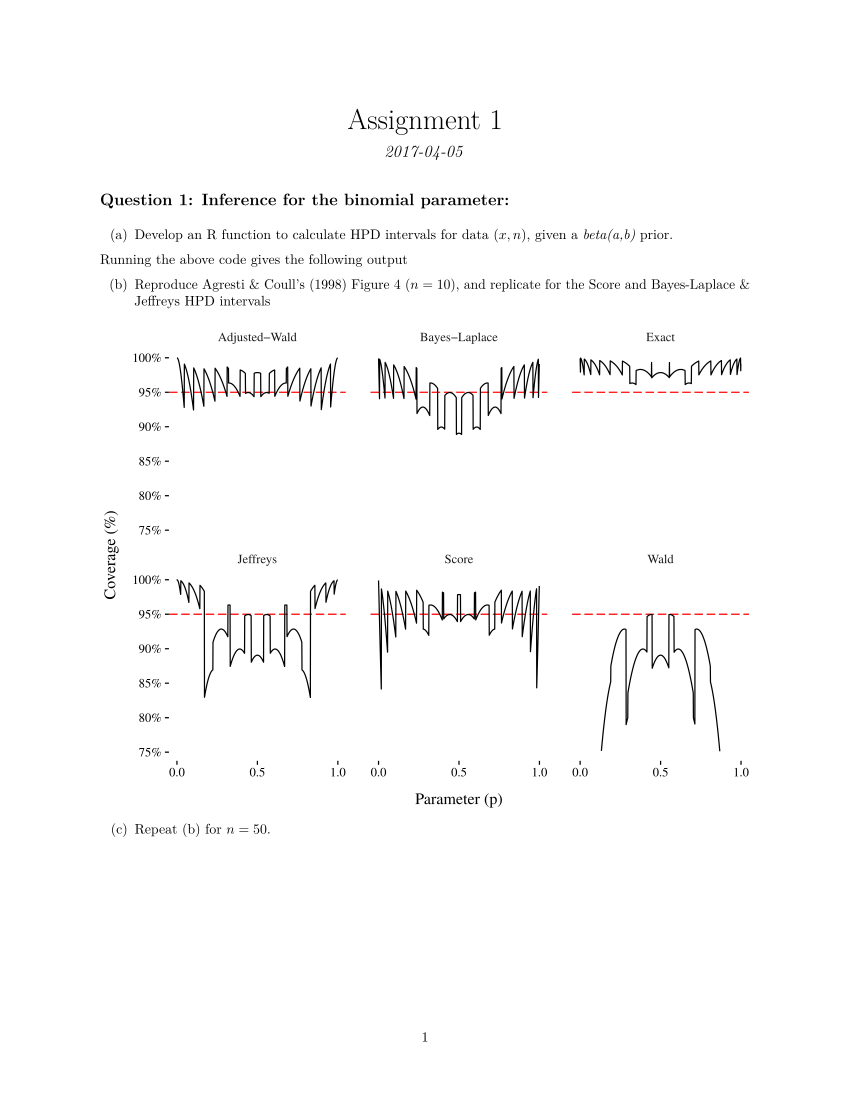

Here is the R script that generated this plot:
#'---
#'title: "Assignment 1"
#'date: "`r Sys.Date()`"
#'output:  pdf_document
#'---

#+ DocSetup, include = FALSE
require(knitr)
opts_chunk$set(echo = FALSE, warning = FALSE)
opts_chunk$set(fig.width = 8, fig.height = 6, fig.align = "center")
#'

################################################################################
#
# Question 1
#
################################################################################

#+ Q1Setup, include = FALSE
source("Question1/1setup.R")
#'
#' ## Question 1: Inference for the binomial parameter:

#' (a) Develop an R function to calculate HPD intervals for data $(x,n)$, given a \emph{beta(a,b)} prior.
#+ Question1a, eval = FALSE
solve.HPD.beta = function(h, y, n, a, b, p){
  apost <<- y + a
  bpost <<- n - y + b
  post_mode = (y + a - 1)/(n + a + b - 2)
  lt = uniroot(f=function(x){ dbeta(x,apost, bpost) - h},
               lower=0, upper=mode)$root
  ut = uniroot(f=function(x){ dbeta(x,apost, bpost) - h},
               lower=mode, upper=1)$root
  coverage = pbeta(ut, apost, bpost) - pbeta(lt, apost, bpost)
  hpdval = abs(p-coverage)
  results <<- data.frame(lt,ut,coverage,h)
  return(hpdval)}

  # if (plot) {
  #   th = seq(0, 1, length=5000)
  #   plot(th, dbeta(th, apost, bpost),
  #        t="l", lty=1,xlab=expression(theta),
  #        ylab="posterior Density", ...)
  #   abline(h=h)
  #   segments(ut,0,ut,dbeta(ut,apost,bpost))
  #   segments(lt,0,lt,dbeta(lt,apost,bpost))
  #   title(bquote(paste("p(", .(round(lt, 5))," < ", theta, " < ",
  #                      .(round(ut,5)), " | " , y, ") = ",
  #                      .(round(coverage, 5)), ")")))


y=23; n=80; a=2; b=17; p=0.95
upper <- max(dbeta(seq(0, 1, length=500),y + a,n-y+b))
interval <- seq(0,upper,by = 0.00001)

h <- optimize(solve.HPD.beta,
         interval = interval,
         lower = min(interval),
         tol = .Machine$double.eps,
         y=y,
         n=n,
         a=a,
         b=b,
         p=p)$minimum

  th = seq(0, 1, length=5000)
  plot(th, dbeta(th, apost, bpost),
       t="l", lty=1,xlab=expression(theta),
       ylab="posterior Density")
  abline(h=h)
  segments(ut,0,ut,dbeta(ut,apost,bpost))
  segments(lt,0,lt,dbeta(lt,apost,bpost))
  title(bquote(paste("p(", .(round(lt, 5))," < ", theta, " < ",
                     .(round(ut,5)), " | " , y, ") = ",
                     .(round(coverage, 5)), ")")))
#'
#' Running the above code gives the following output
#+ Q1aplot, eval = FALSE
source("Question1/1a.R")
#'
#' (b) Reproduce Agresti \& Coull's (1998) Figure 4 $(n = 10)$, and replicate for the Score and Bayes-Laplace \& Jeffreys HPD intervals
#+ Question1bData, echo = FALSE, cache = FALSE
n <- 10
a <- 0.05
p <- seq(0.0001,0.9999,1/1000)
z <- abs(qnorm(.5*a,0,1))
source("Question1/1bData.R")
#'
#+ Question1bChart, echo = FALSE
source("Question1/1bChart.R")
q1bchart
#'
#' (c) Repeat (b) for $n = 50$.
#+ Question1cData, echo = FALSE, cache = FALSE
n <- 50
a <- 0.05
p <- seq(0.0001,0.9999,1/1000)
z <- abs(qnorm(.5*a,0,1))
source("Question1/1cData.R")
#'
#+ Question1cChart, echo = FALSE
source("Question1/1cChart.R")
q1cchart
#'
#' (d) Compare the minimum coverage of the six graphs at (c)
#+ Question1d
source("Question1/1d.R")
kable(Q1dCoverage10)
kable(Q1dCoverage30)
#'
#' (e) The adjusted Wald interval appears to perform well with respect to frequentist coverage, if close to nominal combined with reasonable minimum coverage is aimed for.
#' From a Bayesian point of view, performance of individual intervals is just as, if not more, important. 
#' Given $x = 0$, compare the adjusted Wald interval with the exact \& Score intervals (all two-sided), and with the Bayes-Laplace \& Jeffreys HPD intervals, for a range of values of $n$ and $\alpha$, comment on its limitations, and give an appropriate graphical illustration.
#+ Question1e, eval = FALSE
source("Question1/1e.R")
#'
#'\newpage
#'
################################################################################
#
# Question 2
#
################################################################################

#+ Q2Setup, include = FALSE
rm(list = ls())
source("Question2/2setup.R")
opts_chunk$set(warning = FALSE, echo = TRUE, eval = FALSE)
opts_chunk$set(fig.width = 5, fig.height = 3, fig.align = "center")
#'
#' ## Question 2: Inference for the Cauchy parameter:
#' 
#' (a) Develop an R function to find percentiles of a (general) Cauchy posterior as discussed by Jaynes (1976, Example 6) and Box \& Tiao (1973, p.64), to be used for the examples below.
#+ Question2a, eval = FALSE
source("Question2/2a.R")
CauchyPercentage <- function(x, # a vector of samples
                             p, # a vector of possible parameters
                             y = NULL # a value to test Pr[p < y]
) {
  cauchydens <- function(x,p){
    
    cauchydist <- function(x,p) {
      H = vector(mode = "numeric",length = length(x))
      for(i in 1:length(x)){
        H[i] = (1+(x[i] - p)^2)^(-1)
      }
      return(prod(H))
    }
    dens = vapply(p,cauchydist,min(p), x = x)
    c = (integrate(dens, -Inf, Inf)$value)^(-1)
    data.frame(vparams = p, postdens = c*dens(p))
  }
  
  df = cauchydens(x,p)
  
  yind = ifelse(length(which(df$vparams == y))==1,
                which(df$vparams == y),
                max(which(df$vparams < y)))
  
  plot(df$vparams, df$postdens, type = 'l')
  abline(v = df$vparams[yind])
  abline(h = df[yind,"postdens"])
  
  cumdist = c*integrate(dens,-Inf,y)$value
  
  return((c(yind,df[yind,"postdens"],cumdist)))
}

CauchyHPD <- function(x, # vector of samples 
                      p, # vector of possible parameter values
                      alpha = 0.95, # HPD interval value
                      tol = 0.0001) { # level of tolerance for exact HPD interval
  
  cauchydens <- function(x,p){
    
    cauchydist <- function(x,p) {
      H = vector(mode = "numeric",length = length(x))
      for(i in 1:length(x)){
        H[i] = (1+(x[i] - p)^2)^(-1)
      }
      return(prod(H))
    }
    dens = function(p) vapply(p,cauchydist,min(p), x = x)
    c = (integrate(dens, -Inf, Inf)$value)^(-1)
    data.frame(vparams = p, postdens = c*dens(p))
  }
  
  df = cauchydens(x,p)
  
  cumdist = cumsum(df$postdens)*diff(df$vparams)[1]
  post_median = which.min(abs(cumdist-0.5))
  
  HPDlimits <- function(post_dens) { ## find lower and upper values for which
    ## prob dens is closest to target value
    lower = which.min(abs(df$postdens[1:post_median]-post_dens))
    upper = which.min(abs(df$postdens[(post_median+1):length(df$postdens)]-post_dens))+post_median
    limits = c(lower,upper)
  }
  
  HPDlimitarea <- function(post_dens) {
    limitints = HPDlimits(post_dens)
    limitarea = sum(df$postdens[limitints[1]:limitints[2]])*diff(df$vparams)[1]
  }
  ## find credible interval
  v2 = seq(0,max(df$postdens),by=tol)
  vals = sapply(v2,HPDlimitarea)
  w = which.min(abs(vals-alpha))
  r = c(df$vparams[HPDlimits(v2[w])])
  names(r) = c("lower","upper")
  par(mfrow = c(1,2))
  plot(df$vparams, cumdist, type = 'l')
  abline(h = 0.5)
  abline(v = df$vparams[post_median], col = 'red')
  abline(v = r["upper"], col = 'blue')
  abline(v = r["lower"], col = 'blue')
  plot(df$vparams, df$postdens, type = 'l')
  abline(v = df$vparams[post_median], col = 'red')
  abline(h = df[HPDlimits(v2[w])[1],"postdens"])
  abline(v = r["upper"], col = 'blue')
  abline(v = r["lower"], col = 'blue')
  return(r)
}
#'
#' (b) Consider Jaynes' example of $n = 2$ observations $(3, 5)$: plot the posterior and calculate the 90\% central credible interval.
#' Explain why it is quite different from the confidence interval derived by Jaynes (p.202).
#+ Question2b
source("Question2/2b.R")
#'
#' (c) Consider Box \& Tiao's example of $n = 5$ observations $(11.4, 7.3, 9.8, 13.7, 10.6)$: plot the posterior and calculate 95\% central and HPD credible intervals and check $Pr[\theta < 11.5]$ given by Box \& Tiao.
#+ Question2c
source("Question2/2c.R")

#'
#' (d) Consider Berger's (1985, p.141) example of $n = 5$ observations $(4.0, 5.5, 7.5, 4.5, 3.0)$: calculate 95\% central and HPD credible intervals, with and without Berger's restriction $(\theta > 0)$.
#+ Question2d
source("Question2/2d.R")

#'
#' (e) Clearly, Berger's restriction $(\theta > 0)$ will sometimes lead to a posterior quite different from the unrestricted posterior.
#' Plot this restricted posterior for the hypothetical negative version of Berger's example: i.e. $(-4.0, -5.5, -7.5, -4.5, -3.0)$, and calculate the 95\% HPD interval.
#+ Question2e
source("Question2/2e.R")

#'
